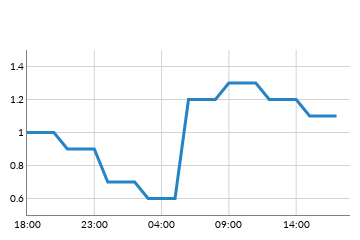

This figure's notebook cell:
### Code cell
title='Average Daily Pattern'
t=np.array(np.arange(0, 24, 1)).reshape(-1, 1)
t=np.hstack([t,t]).flatten()
p=np.array([1.0,1.0,1.0,0.9,0.9,0.9,0.7,0.7,0.7,0.6,0.6,0.6,1.2,1.2,1.2,1.3,1.3,1.3,1.2,1.2,1.2,1.1,1.1,1.1]).reshape(-1, 1)
p=np.hstack([p,p]).flatten()
fig=go.Figure()
fig.add_trace(go.Scatter(x=t, y=p, mode='lines', showlegend=False,name='Average Daily Pattern', line=dict(color='#2683C6', width=3)))
fix_layout(fig, title)
fig.update_layout(width=2.5*dpi, height=0.75*dpi, title_text=None,font_size=10)
tlab=['18:00', '23:00', '04:00', '09:00', '14:00']
fig.update_xaxes(title=None, range=[0, 24], showline=True, showgrid=True, linewidth=1, linecolor='grey', zerolinecolor='black', gridcolor='lightgrey', tickvals=np.array(np.arange(0,24,5)), ticktext=tlab)
fig.update_yaxes(title=None, range=[0.5, 1.5], showline=True, showgrid=True, linewidth=1, linecolor='grey', zerolinecolor='black', gridcolor='lightgrey')

fig.show()

### Figure 1 — Plotly figure (JSON) as saved in the notebook; plotly's stock layout.template omitted (floating-point values rounded to 4 significant figures)
{"data": [{"line": {"color": "#2683C6", "width": 3}, "mode": "lines", "name": "Average Daily Pattern", "showlegend": false, "type": "scatter", "x": [0, 0, 1, 1, 2, 2, 3, 3, 4, 4, 5, 5, 6, 6, 7, 7, 8, 8, 9, 9, 10, 10, 11, 11, 12, 12, 13, 13, 14, 14, 15, 15, 16, 16, 17, 17, 18, 18, 19, 19, 20, 20, 21, 21, 22, 22, 23, 23], "y": [1, 1, 1, 1, 1, 1, 0.9, 0.9, 0.9, 0.9, 0.9, 0.9, 0.7, 0.7, 0.7, 0.7, 0.7, 0.7, 0.6, 0.6, 0.6, 0.6, 0.6, 0.6, 1.2, 1.2, 1.2, 1.2, 1.2, 1.2, 1.3, 1.3, 1.3, 1.3, 1.3, 1.3, 1.2, 1.2, 1.2, 1.2, 1.2, 1.2, 1.1, 1.1, 1.1, 1.1, 1.1, 1.1]}], "layout": {"font": {"color": "black", "family": "Lato", "size": 10}, "height": 108, "legend": {"bgcolor": "White", "bordercolor": "Black", "borderwidth": 1, "font": {"size": 35}, "groupclick": "toggleitem", "itemclick": "toggleothers", "itemdoubleclick": "toggle", "itemsizing": "trace", "orientation": "v", "tracegroupgap": 100, "traceorder": "normal", "x": 0.03, "xanchor": "left", "y": 0.9, "yanchor": "top"}, "margin": {"b": 10, "l": 10, "pad": 0, "r": 10, "t": 50}, "paper_bgcolor": "white", "plot_bgcolor": "white", "showlegend": true, "title": {"font": {"size": 45}, "x": 0.5, "xanchor": "center", "y": 1, "yanchor": "top"}, "width": 360, "xaxis": {"automargin": true, "gridcolor": "lightgrey", "linecolor": "grey", "linewidth": 1, "range": [0, 24], "showgrid": true, "showline": true, "ticktext": ["18:00", "23:00", "04:00", "09:00", "14:00"], "tickvals": [0, 5, 10, 15, 20], "title": {}, "zerolinecolor": "black"}, "yaxis": {"automargin": true, "gridcolor": "lightgrey", "linecolor": "grey", "linewidth": 1, "range": [0.5, 1.5], "showgrid": true, "showline": true, "title": {}, "zerolinecolor": "black"}}}
